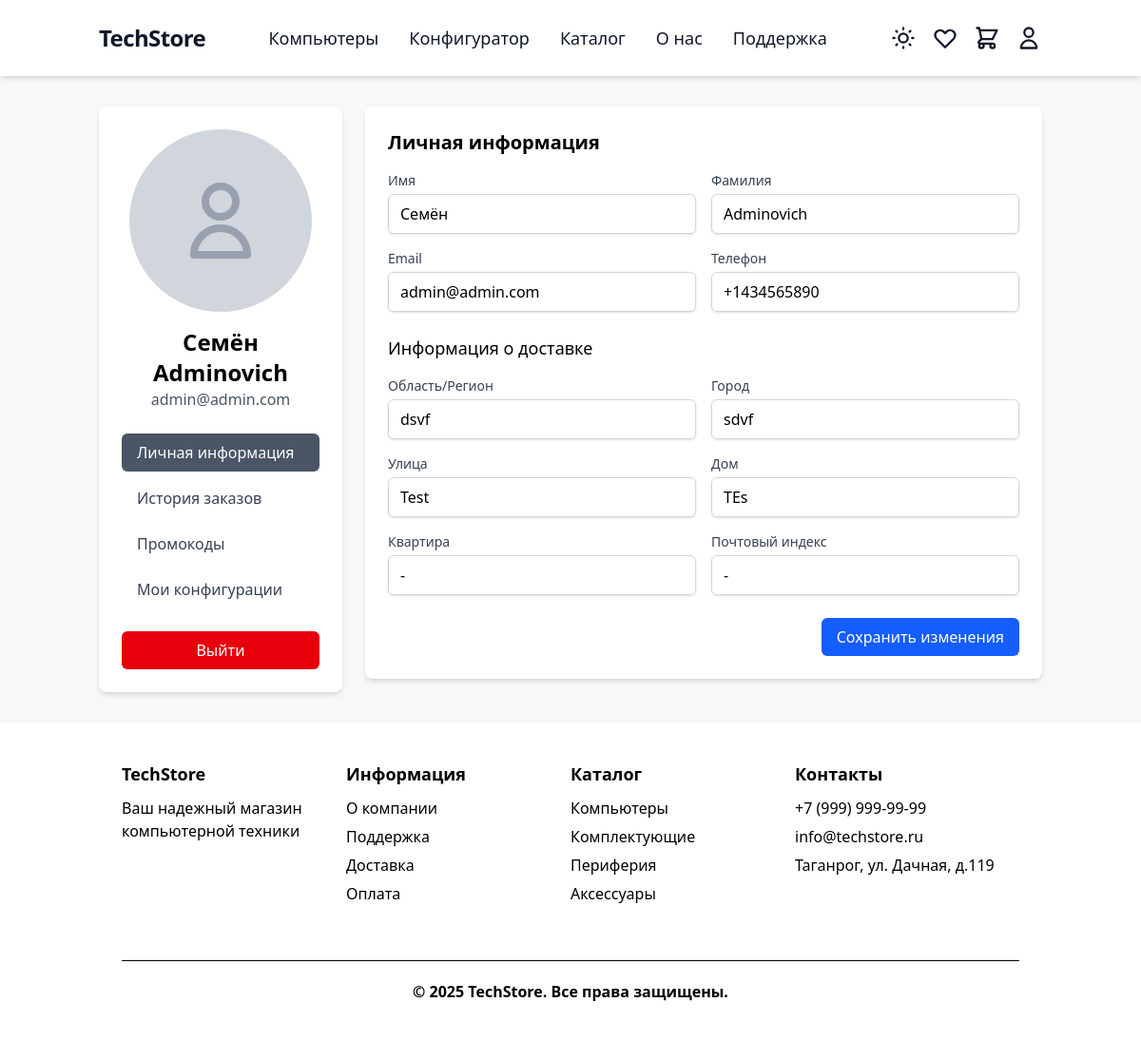
The app's page /users/profile/ (signed in) with its own data.
### users/models.py (models this page shows, shortened)
class CustomUser(AbstractUser):
    username = None
    email = models.EmailField(_('email address'), unique=True)
    first_name = models.CharField(_('first name'), max_length=150)
    last_name = models.CharField(_('last name'), max_length=150)
    phone = models.CharField(_('phone number'), max_length=20)
    delivery_region = models.CharField(_('region'), max_length=100, blank=True)
    delivery_city = models.CharField(_('city'), max_length=100, blank=True)
    delivery_street = models.CharField(_('street'), max_length=100, blank=True)
    delivery_house = models.CharField(_('house'), max_length=20, blank=True)
    delivery_apartment = models.CharField(_('apartment'), max_length=20, blank=True)
    delivery_postal_code = models.CharField(_('postal code'), max_length=20, blank=True)
    USERNAME_FIELD = 'email'
    REQUIRED_FIELDS = ['phone', 'first_name', 'last_name']
    objects = CustomUserManager()
    class Meta:
        verbose_name = _('user')
        verbose_name_plural = _('users')

### users/views.py (the view)
# urls.py: path('profile/', views.profile_view, name='profile'),
@login_required
def profile_view(request):
    if request.method == 'POST':
        form = UserUpdateForm(request.POST, instance=request.user)
        if form.is_valid():
            form.save()
            messages.success(request, 'Профиль обновлен!')
            return redirect('users:profile')
    else:
        form = UserUpdateForm(instance=request.user)
    return render(request, 'users/profile.html', {
        'form': form,
        'user': request.user
    })

### users/forms.py
class UserUpdateForm(forms.ModelForm):
    class Meta:
        model = User
        fields = ['email', 'first_name', 'last_name', 'phone',
                 'delivery_region', 'delivery_city', 'delivery_street',
                 'delivery_house', 'delivery_apartment', 'delivery_postal_code']
        labels = {
            'email': _('Email'),
            'first_name': _('Имя'),
            'last_name': _('Фамилия'),
            'phone': _('Телефон'),
            'delivery_region': _('Область/Регион'),
            'delivery_city': _('Город'),
            'delivery_street': _('Улица'),
            'delivery_house': _('Дом'),
            'delivery_apartment': _('Квартира'),
            'delivery_postal_code': _('Почтовый индекс')
        }

### users/templates/users/profile.html (shortened to what this page needs)
{% extends 'base.html' %}
{% block content %}
<div class="container mx-auto px-4 py-8">
    <div class="max-w-6xl mx-auto">
        <div class="flex flex-col md:flex-row gap-6">
            <div class="w-full md:w-64 flex-shrink-0">
                <div class="bg-white dark:bg-[#28303F] shadow-md rounded-lg p-6">
                    <div class="flex flex-col items-center mb-6">
                        <div class="w-48 h-48 rounded-full bg-gray-300 dark:bg-gray-600 flex items-center justify-center mb-4">
                            <svg xmlns="http://www.w3.org/2000/svg" class="h-24 w-24 text-gray-400" fill="none" viewBox="0 0 24 24" stroke="currentColor">
                                <path stroke-linecap="round" stroke-linejoin="round" stroke-width="2" d="M16 7a4 4 0 11-8 0 4 4 0 018 0zM12 14a7 7 0 00-7 7h14a7 7 0 00-7-7z" />
                            </svg>
                        </div>
                        <h2 class="text-2xl font-bold dark:text-white text-center">{{ user.first_name }} {{ user.last_name }}</h2>
                        <p class="text-gray-600 dark:text-gray-400 text-center">{{ user.email }}</p>
                    </div>
                    <nav class="space-y-2">
                        <button onclick="showSection('personal-info')" class="menu-item block w-full px-4 py-2 text-left rounded-md hover:bg-gray-100 dark:hover:bg-[#1E242E] text-gray-700 dark:text-gray-300" data-section="personal-info">
                            Личная информация
                        </button>
                        <button onclick="showSection('order-history')" class="menu-item block w-full px-4 py-2 text-left rounded-md hover:bg-gray-100 dark:hover:bg-[#1E242E] text-gray-700 dark:text-gray-300" data-section="order-history">
                            История заказов
                        </button>
                        <button onclick="showSection('promocodes')" class="menu-item block w-full px-4 py-2 text-left rounded-md hover:bg-gray-100 dark:hover:bg-[#1E242E] text-gray-700 dark:text-gray-300" data-section="promocodes">
                            Промокоды
                        </button>
                        <button onclick="showSection('configurations')" class="menu-item block w-full px-4 py-2 text-left rounded-md hover:bg-gray-100 dark:hover:bg-[#1E242E] text-gray-700 dark:text-gray-300" data-section="configurations">
                            Мои конфигурации
                        </button>
                    </nav>
                    <div class="mt-6">
                        <a href="{% url 'users:logout' %}" class="block w-full px-4 py-2 text-center bg-red-600 text-white rounded-md hover:bg-red-700 focus:outline-none focus:ring-2 focus:ring-offset-2 focus:ring-red-500">
                            Выйти
                        </a>
                    </div>
                </div>
            </div>
            <div class="flex-1">
                <div class="bg-white dark:bg-[#28303F] shadow-md rounded-lg p-6">
                    <div id="personal-info" class="section-content">
                        <h3 class="text-xl dark:text-white font-semibold mb-4">Личная информация</h3>
                        <form method="POST" class="space-y-6">
                            <div class="grid grid-cols-1 md:grid-cols-2 gap-4">
                                <div>
                                    <label class="block text-sm font-medium text-gray-700 dark:text-gray-300 mb-1">Имя</label>
                                    <input type="text" name="first_name" value="{{ user.first_name }}" class="w-full px-3 py-2 border border-gray-300 dark:border-gray-600 rounded-md shadow-sm focus:outline-none focus:ring-blue-500 focus:border-blue-500 dark:bg-[#1E242E] dark:text-white">
                                </div>
                                <div>
                                    <label class="block text-sm font-medium text-gray-700 dark:text-gray-300 mb-1">Фамилия</label>
                                    <input type="text" name="last_name" value="{{ user.last_name }}" class="w-full px-3 py-2 border border-gray-300 dark:border-gray-600 rounded-md shadow-sm focus:outline-none focus:ring-blue-500 focus:border-blue-500 dark:bg-[#1E242E] dark:text-white">
                                </div>
                                <div>
                                    <label class="block text-sm font-medium text-gray-700 dark:text-gray-300 mb-1">Email</label>
                                    <input type="email" name="email" value="{{ user.email }}" class="w-full px-3 py-2 border border-gray-300 dark:border-gray-600 rounded-md shadow-sm focus:outline-none focus:ring-blue-500 focus:border-blue-500 dark:bg-[#1E242E] dark:text-white">
                                </div>
                                <div>
                                    <label class="block text-sm font-medium text-gray-700 dark:text-gray-300 mb-1">Телефон</label>
                                    <input type="tel" name="phone" value="{{ user.phone }}" placeholder="+7 (___) ___-__-__" class="w-full px-3 py-2 border border-gray-300 dark:border-gray-600 rounded-md shadow-sm focus:outline-none focus:ring-blue-500 focus:border-blue-500 dark:bg-[#1E242E] dark:text-white">
                                </div>
                            </div>
                            <div class="mt-6">
                                <h4 class="text-lg dark:text-white font-medium mb-4">Информация о доставке</h4>
                                <div class="grid grid-cols-1 md:grid-cols-2 gap-4">
                                    <div>
                                        <label class="block text-sm font-medium text-gray-700 dark:text-gray-300 mb-1">Область/Регион</label>
                                        <input type="text" name="delivery_region" value="{{ user.delivery_region }}" class="w-full px-3 py-2 border border-gray-300 dark:border-gray-600 rounded-md shadow-sm focus:outline-none focus:ring-blue-500 focus:border-blue-500 dark:bg-[#1E242E] dark:text-white">
                                    </div>
                                    <div>
                                        <label class="block text-sm font-medium text-gray-700 dark:text-gray-300 mb-1">Город</label>
                                        <input type="text" name="delivery_city" value="{{ user.delivery_city }}" class="w-full px-3 py-2 border border-gray-300 dark:border-gray-600 rounded-md shadow-sm focus:outline-none focus:ring-blue-500 focus:border-blue-500 dark:bg-[#1E242E] dark:text-white">
                                    </div>
                                    <div>
                                        <label class="block text-sm font-medium text-gray-700 dark:text-gray-300 mb-1">Улица</label>
                                        <input type="text" name="delivery_street" value="{{ user.delivery_street }}" class="w-full px-3 py-2 border border-gray-300 dark:border-gray-600 rounded-md shadow-sm focus:outline-none focus:ring-blue-500 focus:border-blue-500 dark:bg-[#1E242E] dark:text-white">
                                    </div>
                                    <div>
                                        <label class="block text-sm font-medium text-gray-700 dark:text-gray-300 mb-1">Дом</label>
                                        <input type="text" name="delivery_house" value="{{ user.delivery_house }}" class="w-full px-3 py-2 border border-gray-300 dark:border-gray-600 rounded-md shadow-sm focus:outline-none focus:ring-blue-500 focus:border-blue-500 dark:bg-[#1E242E] dark:text-white">
                                    </div>
                                    <div>
                                        <label class="block text-sm font-medium text-gray-700 dark:text-gray-300 mb-1">Квартира</label>
                                        <input type="text" name="delivery_apartment" value="{{ user.delivery_apartment }}" class="w-full px-3 py-2 border border-gray-300 dark:border-gray-600 rounded-md shadow-sm focus:outline-none focus:ring-blue-500 focus:border-blue-500 dark:bg-[#1E242E] dark:text-white">
                                    </div>
                                    <div>
                                        <label class="block text-sm font-medium text-gray-700 dark:text-gray-300 mb-1">Почтовый индекс</label>
                                        <input type="text" name="delivery_postal_code" value="{{ user.delivery_postal_code }}" class="w-full px-3 py-2 border border-gray-300 dark:border-gray-600 rounded-md shadow-sm focus:outline-none focus:ring-blue-500 focus:border-blue-500 dark:bg-[#1E242E] dark:text-white">
                                    </div>
                                </div>
                            </div>
                            <div class="mt-6 flex justify-end">
                                <button type="submit" class="px-4 py-2 bg-blue-600 text-white rounded-md hover:bg-blue-700 focus:outline-none focus:ring-2 focus:ring-offset-2 focus:ring-blue-500">
                                    Сохранить изменения
                                </button>
                            </div>
                        </form>
                    </div>
                                    </div>
            </div>
        </div>
    </div>
</div>
{% endblock %}

### records on screen
CustomUser: first_name "Семён", last_name "Adminovich", email "admin@admin.com", phone "+1434565890", delivery_region "dsvf", delivery_city "sdvf", delivery_street "Test", delivery_house "TEs", delivery_apartment "-", delivery_postal_code "-"
